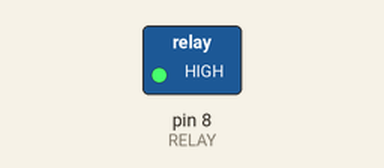
Simulated run of this sketch. Board: Arduino Uno, built with avr-gcc and run on an emulated ATmega328P. On the bench: switched loads named in the sketch (green lamp = pin HIGH).

Above: at 2.5 s.
At 7.5 s:
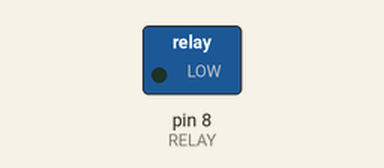
Timing chart, 0 to 13.0 s (numbered marks = the images above):
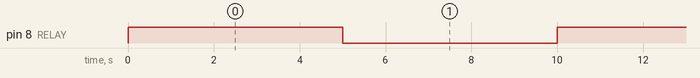

Measured:
- by itself, pin 8 (RELAY): alternates HIGH for 5.0 s and LOW for 5.0 s

The sketch:

Relay_Test.ino
```cpp
// (licence header left out)
// RELAY Signal Pin setup through Extender board on Pin 8
#define RELAY 8     // Pin 8

void setup()
{

 // Initialize the Arduino data pins for OUTPUT
 pinMode(RELAY, OUTPUT);

}

void loop()
{

 // Turns ON RELAY
 digitalWrite(RELAY,HIGH);

 // Delay by 5000 milliseconds / 5 seconds
 delay(5000);

 // Turns OFF RELAY
 digitalWrite(RELAY,LOW);

 // Delay by 5000 milliseconds / 5 seconds
 delay(5000);
}
```
